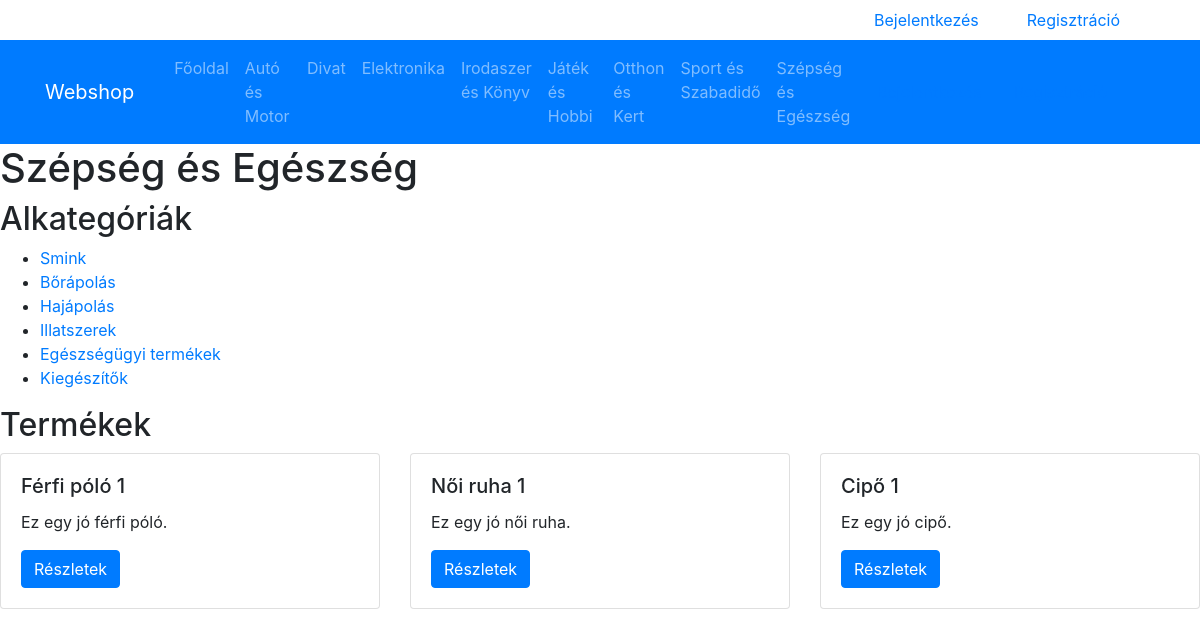
Page /category.php?category_id=2 on the committed database.
### tables this page shows
CREATE TABLE categories (
  id INT AUTO_INCREMENT PRIMARY KEY,
  name VARCHAR(255) NOT NULL UNIQUE
);

CREATE TABLE subcategories (
  id INT AUTO_INCREMENT PRIMARY KEY,
  category_id INT,
  name VARCHAR(255) NOT NULL UNIQUE,
  FOREIGN KEY (category_id) REFERENCES categories(id)
);

CREATE TABLE products (
  id INT AUTO_INCREMENT PRIMARY KEY,
  name VARCHAR(255) NOT NULL,
  description TEXT,
  net_price DECIMAL(10,2) NOT NULL,
  gross_price DECIMAL(10,2) NOT NULL,
  stock INT NOT NULL,
  category_id INT,
  sale_price DECIMAL(10,2),
  sales_count INT DEFAULT 0,
  last_sale_date DATETIME,
  FOREIGN KEY (category_id) REFERENCES categories(id)
);

### public/category.php (the view, shortened to what this page needs)
<?php
require_once 'config.php';
$category_id = isset($_GET['category_id']) ? intval($_GET['category_id']) : 0;
$sql = "SELECT id, name FROM categories WHERE id = :category_id";
$stmt = $pdo->prepare($sql);
$stmt->bindParam(':category_id', $category_id, PDO::PARAM_INT);
$stmt->execute();
$category = $stmt->fetch();
$sql = "SELECT * FROM products WHERE category_id = :category_id";
$stmt = $pdo->prepare($sql);
$stmt->bindParam(':category_id', $category_id, PDO::PARAM_INT);
$stmt->execute();
$products = $stmt->fetchAll();
?>
<!DOCTYPE html>
<html lang="en">
<head>
  <?php include 'header.php'; ?>
</head>
<body>
  <h1><?php echo $category['name']; ?></h1>
  <?php if (count($subcategories) > 0): ?>
    <h2>Alkategóriák</h2>
    <ul>
      <?php foreach ($subcategories as $subcategory): ?>
        <li><a href="/category.php?subcategory_id=<?php echo $subcategory['id']; ?>"><?php echo $subcategory['name']; ?></a></li>
      <?php endforeach; ?>
    </ul>
  <?php endif; ?>
  <?php if (count($products) > 0): ?>
    <h2>Termékek</h2>
    <div class="row">
      <?php foreach ($products as $product): ?>
        <div class="col-md-4">
          <div class="card">
            <div class="card-body">
              <h5 class="card-title"><?php echo $product['name']; ?></h5>
              <p class="card-text"><?php echo $product['description']; ?></p>
              <a href="/product.php?product_id=<?php echo $product['id']; ?>" class="btn btn-primary">Részletek</a>
            </div>
          </div>
        </div>
      <?php endforeach; ?>
    </div>
  <?php endif; ?>
</body>
</html>

### public/header.php (shortened to what this page needs)
<?php
require_once 'config.php';
function getCategories($pdo) {
    $query = $pdo->query("SELECT * FROM categories");
    return $query->fetchAll(PDO::FETCH_ASSOC);
}
function getSubcategories($categoryId, $pdo) {
    $query = $pdo->prepare("SELECT * FROM subcategories WHERE category_id = :categoryId");
    $query->execute([':categoryId' => $categoryId]);
    return $query->fetchAll(PDO::FETCH_ASSOC);
}
$categories = getCategories($pdo);
?>
<!DOCTYPE html>
<html lang="hu">
<head>
    <link rel="stylesheet" href="https://maxcdn.bootstrapcdn.com/bootstrap/4.5.2/css/bootstrap.min.css">
    <link rel="stylesheet" href="css/style.css">
</head>
<body>
    <header>
    <div class="d-flex justify-content-end align-items-center">
        <?php if (!isset($_SESSION['user_id'])): ?>
            <a class="nav-link login-link" href="login.php">Bejelentkezés</a>
            <a class="nav-link register-link" href="register.php">Regisztráció</a>
        <?php endif; ?>
        <a class="nav-link cart-link" href="cart.php">
        </a>
    </div>
        <nav class="navbar navbar-expand-lg navbar-dark bg-primary">
            <div class="container">
                <a class="navbar-brand" href="#">Webshop</a>
                <div class="collapse navbar-collapse" id="navbarSupportedContent">
                    <ul class="navbar-nav mr-auto">
                        <li class="nav-item">
                            <a class="nav-link" href="#">Főoldal</a>
                        </li>
                        <?php foreach ($categories as $category): ?>
                            <li class="nav-item category-menu-item">
                                <a class="nav-link" href="#"><?= $category['name'] ?></a>
                                    <?php $subcategories = getSubcategories($category['id'], $pdo); ?>
                            </li>
                        <?php endforeach; ?>
                    </ul>
                    <div class="d-flex justify-content-end">
                    <?php if (!isset($_SESSION['user_id'])): ?>
                        <a class="nav-link" href="login.php">Bejelentkezés</a>
                        <a class="nav-link" href="register.php">Regisztráció</a>
                    <?php else: ?>
                        <a class="nav-link" href="profile.php"><?= $_SESSION['first_name'] ?></a>
                    <?php endif; ?>
                    <a class="nav-link" href="cart.php">
                    </a>
                </div>
            </div>
        </nav>
    </header>
</body>
</html>

### public/css/style.css (style rules this page uses)
.navbar-brand { margin-right: 2rem; }
.category-menu-item { position: relative; }
.login-link, .register-link, .profile-link, .cart-link { margin-right: 1rem; color: #007bff; text-decoration: none; }

### rows in the picture
categories: name "Autó és Motor"
categories: name "Divat"
categories: name "Elektronika"
categories: name "Irodaszer és Könyv"
categories: name "Játék és Hobbi"
categories: name "Otthon és Kert"
categories: name "Sport és Szabadidő"
categories: name "Szépség és Egészség"
subcategories: name "Smink"
subcategories: name "Bőrápolás"
subcategories: name "Hajápolás"
subcategories: name "Illatszerek"
subcategories: name "Egészségügyi termékek"
subcategories: name "Kiegészítők"
products: name "Férfi póló 1", description "Ez egy jó férfi póló."
products: name "Női ruha 1", description "Ez egy jó női ruha."
products: name "Cipő 1", description "Ez egy jó cipő."
